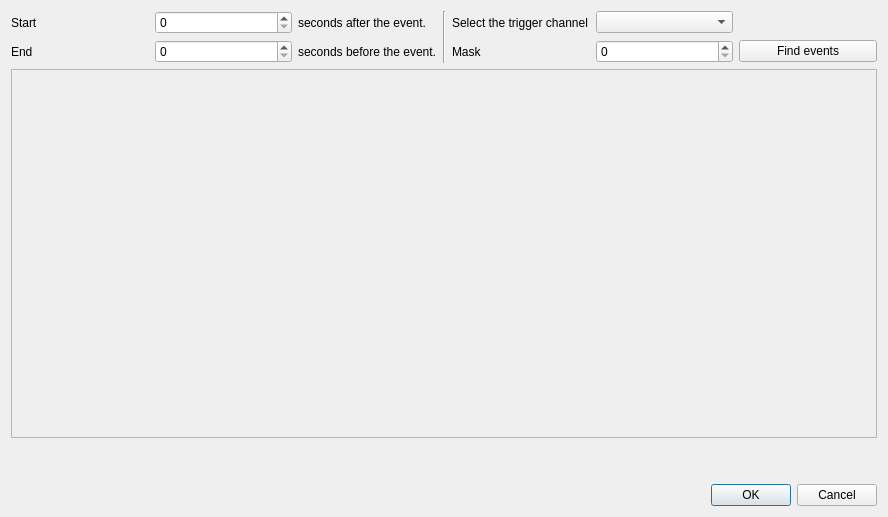
<?xml version="1.0" encoding="UTF-8"?>
<ui version="4.0">
 <class>TimeSeriesDialog</class>
 <widget class="QDialog" name="TimeSeriesDialog">
  <property name="geometry">
   <rect>
    <x>0</x>
    <y>0</y>
    <width>888</width>
    <height>517</height>
   </rect>
  </property>
  <property name="windowTitle">
   <string>Time series from triggers</string>
  </property>
  <layout class="QGridLayout" name="gridLayout_3">
   <item row="0" column="0">
    <layout class="QGridLayout" name="gridLayout">
     <item row="0" column="1">
      <widget class="QSpinBox" name="spinBoxTstart">
       <property name="suffix">
        <string/>
       </property>
      </widget>
     </item>
     <item row="0" column="0">
      <widget class="QLabel" name="label_3">
       <property name="text">
        <string>Start</string>
       </property>
      </widget>
     </item>
     <item row="0" column="4" rowspan="2">
      <widget class="Line" name="line_3">
       <property name="orientation">
        <enum>Qt::Vertical</enum>
       </property>
      </widget>
     </item>
     <item row="0" column="5">
      <widget class="QLabel" name="labelChannels">
       <property name="text">
        <string>Select the trigger channel</string>
       </property>
      </widget>
     </item>
     <item row="1" column="1">
      <widget class="QSpinBox" name="spinBoxTend">
       <property name="suffix">
        <string/>
       </property>
      </widget>
     </item>
     <item row="1" column="0">
      <widget class="QLabel" name="label_2">
       <property name="text">
        <string>End</string>
       </property>
      </widget>
     </item>
     <item row="0" column="6">
      <widget class="QComboBox" name="comboBoxChannels"/>
     </item>
     <item row="1" column="5">
      <widget class="QLabel" name="labelMask">
       <property name="text">
        <string>Mask</string>
       </property>
      </widget>
     </item>
     <item row="1" column="6">
      <widget class="QSpinBox" name="spinBoxMask">
       <property name="minimum">
        <number>0</number>
       </property>
       <property name="maximum">
        <number>9999</number>
       </property>
       <property name="value">
        <number>0</number>
       </property>
      </widget>
     </item>
     <item row="1" column="9">
      <widget class="QPushButton" name="pushButtonFind">
       <property name="text">
        <string>Find events</string>
       </property>
      </widget>
     </item>
     <item row="0" column="2">
      <widget class="QLabel" name="label_4">
       <property name="text">
        <string>seconds after the event.</string>
       </property>
      </widget>
     </item>
     <item row="1" column="2">
      <widget class="QLabel" name="label_5">
       <property name="text">
        <string>seconds before the event.</string>
       </property>
      </widget>
     </item>
    </layout>
   </item>
   <item row="1" column="0">
    <widget class="QScrollArea" name="scrollArea">
     <property name="sizePolicy">
      <sizepolicy hsizetype="Expanding" vsizetype="Expanding">
       <horstretch>0</horstretch>
       <verstretch>100</verstretch>
      </sizepolicy>
     </property>
     <property name="widgetResizable">
      <bool>true</bool>
     </property>
     <widget class="QWidget" name="scrollAreaWidgetContents">
      <property name="geometry">
       <rect>
        <x>0</x>
        <y>0</y>
        <width>868</width>
        <height>334</height>
       </rect>
      </property>
      <layout class="QGridLayout" name="gridLayout_2">
       <item row="0" column="0">
        <layout class="QVBoxLayout" name="verticalLayoutConditions"/>
       </item>
       <item row="1" column="0">
        <spacer name="verticalSpacer_2">
         <property name="orientation">
          <enum>Qt::Vertical</enum>
         </property>
         <property name="sizeHint" stdset="0">
          <size>
           <width>20</width>
           <height>40</height>
          </size>
         </property>
        </spacer>
       </item>
      </layout>
     </widget>
    </widget>
   </item>
   <item row="2" column="0">
    <spacer name="verticalSpacer">
     <property name="orientation">
      <enum>Qt::Vertical</enum>
     </property>
     <property name="sizeHint" stdset="0">
      <size>
       <width>20</width>
       <height>40</height>
      </size>
     </property>
    </spacer>
   </item>
   <item row="3" column="0">
    <widget class="QDialogButtonBox" name="buttonBox">
     <property name="orientation">
      <enum>Qt::Horizontal</enum>
     </property>
     <property name="standardButtons">
      <set>QDialogButtonBox::Cancel|QDialogButtonBox::Ok</set>
     </property>
     <property name="centerButtons">
      <bool>false</bool>
     </property>
    </widget>
   </item>
  </layout>
 </widget>
 <resources/>
 <connections>
  <connection>
   <sender>buttonBox</sender>
   <signal>accepted()</signal>
   <receiver>TimeSeriesDialog</receiver>
   <slot>accept()</slot>
   <hints>
    <hint type="sourcelabel">
     <x>248</x>
     <y>254</y>
    </hint>
    <hint type="destinationlabel">
     <x>157</x>
     <y>274</y>
    </hint>
   </hints>
  </connection>
  <connection>
   <sender>buttonBox</sender>
   <signal>rejected()</signal>
   <receiver>TimeSeriesDialog</receiver>
   <slot>reject()</slot>
   <hints>
    <hint type="sourcelabel">
     <x>316</x>
     <y>260</y>
    </hint>
    <hint type="destinationlabel">
     <x>286</x>
     <y>274</y>
    </hint>
   </hints>
  </connection>
 </connections>
</ui>
